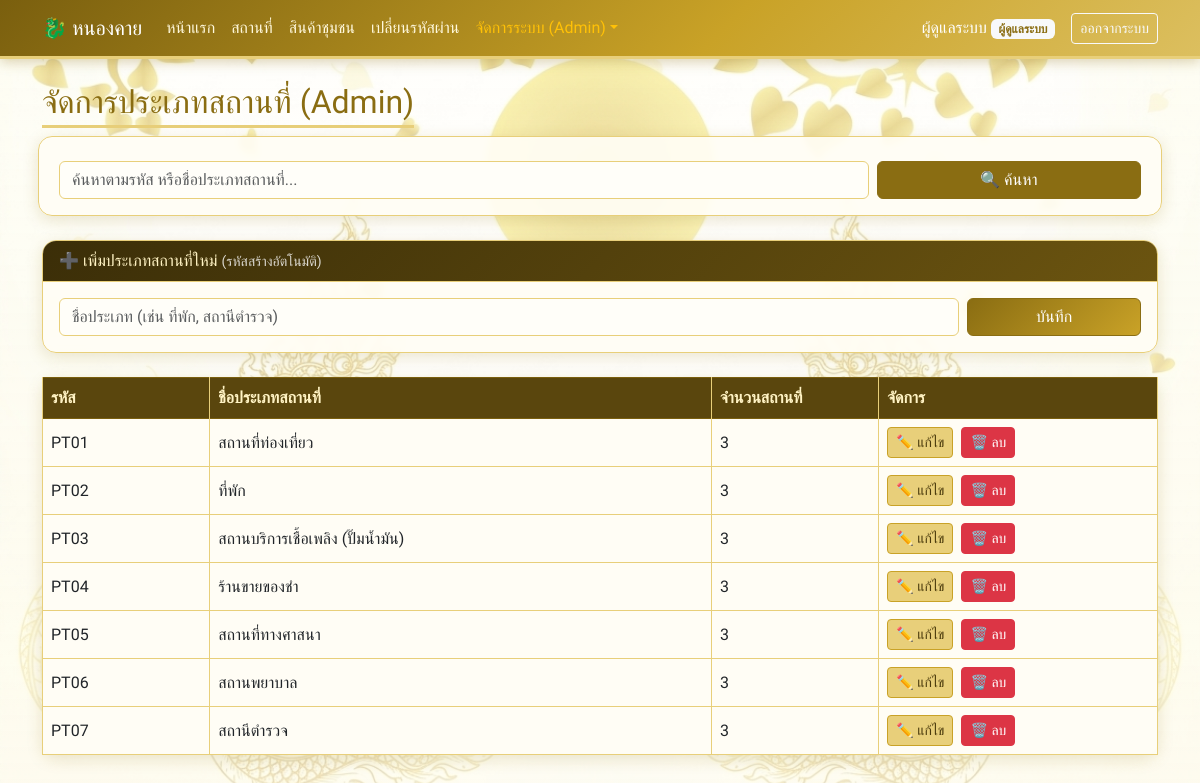
Page /admin_place_types.php (signed in) on the committed database.
### tables this page shows
CREATE TABLE place_type (
    place_type_id VARCHAR(10) PRIMARY KEY,
    place_type_name VARCHAR(100) NOT NULL
);

### connect.php (called while the page is built, shortened)
<?php
function h($v) {
    return htmlspecialchars((string)($v ?? ''), ENT_QUOTES, 'UTF-8');
}
?>

### admin_place_types.php (the view, shortened to what this page needs)
<?php
require_once 'connect.php';
$search = trim($_GET['search'] ?? '');
$sql = "SELECT t.*, (SELECT COUNT(*) FROM place p WHERE p.place_type_id = t.place_type_id) AS n_places
        FROM place_type t WHERE 1=1";
$sql .= " ORDER BY t.place_type_id";
$st = $conn->prepare($sql);
$st->execute();
$types = $st->get_result();
?>
<!DOCTYPE html>
<html lang="th">
<head>
    <link href="https://cdn.jsdelivr.net/npm/bootstrap@5.3.0/dist/css/bootstrap.min.css" rel="stylesheet">
</head>
<body class="bg-light">
<?php include 'navbar.php'; ?>
<div class="container pb-5">
    <h2 class="text-danger mb-3">จัดการประเภทสถานที่ (Admin)</h2>
    <form method="GET" class="row g-2 mb-4 bg-white p-3 rounded shadow-sm">
        <div class="col-md-9">
            <input type="text" name="search" class="form-control" placeholder="ค้นหาตามรหัส หรือชื่อประเภทสถานที่..." value="<?= h($search) ?>">
        </div>
        <div class="col-md-3"><button type="submit" class="btn btn-primary w-100">🔍 ค้นหา</button></div>
    </form>
    <div class="card mb-4 shadow-sm">
        <div class="card-header bg-dark text-white">➕ เพิ่มประเภทสถานที่ใหม่ <small class="text-white-50">(รหัสสร้างอัตโนมัติ)</small></div>
        <div class="card-body">
            <form method="POST" class="row g-2">
                <div class="col-md-10">
                    <input type="text" name="place_type_name" class="form-control" placeholder="ชื่อประเภท (เช่น ที่พัก, สถานีตำรวจ)" required>
                </div>
                <div class="col-md-2"><button type="submit" class="btn btn-success w-100">บันทึก</button></div>
            </form>
        </div>
    </div>
    <table class="table table-bordered bg-white shadow-sm align-middle">
        <thead class="table-dark">
            <tr><th width="15%">รหัส</th><th>ชื่อประเภทสถานที่</th><th width="15%">จำนวนสถานที่</th><th width="25%">จัดการ</th></tr>
        </thead>
        <tbody>
        <?php if ($types->num_rows > 0): while ($row = $types->fetch_assoc()): ?>
            <tr>
                <td><?= h($row['place_type_id']) ?></td>
                <td><?= h($row['place_type_name']) ?></td>
                <td><?= (int)$row['n_places'] ?></td>
                <td>
                    <button class="btn btn-warning btn-sm me-1 btn-edit"
                            data-id="<?= h($row['place_type_id']) ?>" data-name="<?= h($row['place_type_name']) ?>">✏️ แก้ไข</button>
                    <form method="POST" class="d-inline" onsubmit="return confirm('ยืนยันการลบประเภทนี้?')">
                        <button type="submit" class="btn btn-danger btn-sm">🗑️ ลบ</button>
                    </form>
                </td>
            </tr>
        <?php endwhile; else: ?>
            <tr><td colspan="4" class="text-center text-muted">ไม่พบข้อมูล</td></tr>
        <?php endif; ?>
        </tbody>
    </table>
</div>
</body>
</html>

### theme.css (style rules this page uses)
:root { --gold: #c9a227; --gold-light: #e8cf7a; --gold-pale: #fbf3d5; --gold-dark: #8a6d12; --brown: #4a3a0c; --cream: #fffdf5; }
html { min-height: 100%; }
body, body.bg-light { font-family: 'Sarabun', sans-serif; color: var(--brown); background-color: var(--cream) !important; background-image: url('bg.jpg') !important; background-repeat: no-repeat !important; background-position: center bottom !important; background-size: cover !important; background-attachment: fixed !important; }
body::before { content: ""; position: fixed; inset: 0; background: linear-gradient(180deg, rgba(255,253,245,.35) 0%, rgba(255,253,245,.55) 100%); pointer-events: none; z-index: -1; }
h1, h2, h3, h4, h5, h6, .navbar-brand, .display-6 { font-family: 'Prompt', 'Sarabun', sans-serif; }
.text-white-50 { color: rgba(255,255,255,.8) !important; }
.card, .bg-white { background-color: rgba(255,253,245,.92) !important; border: 1px solid var(--gold-light) !important; border-radius: 14px !important; backdrop-filter: blur(3px); }
.card.shadow-sm, .shadow-sm, .shadow { box-shadow: 0 4px 16px rgba(138,109,18,.18) !important; }
.card-header { border-radius: 13px 13px 0 0 !important; border-bottom: 1px solid var(--gold-light); }
.card-header.bg-dark { background: linear-gradient(135deg, #3b2e08, #6b5410) !important; color: #fff3c4 !important; }
.btn-success { background: linear-gradient(135deg, var(--gold-dark), var(--gold)); border-color: var(--gold-dark); color: #fff; }
.btn-warning { background: var(--gold-light); border-color: var(--gold); color: var(--brown); }
.btn-primary { background: var(--gold-dark); border-color: var(--gold-dark); }
.form-control, .form-select { border-color: var(--gold-light); background-color: #fffef9; }
.table { --bs-table-bg: rgba(255,253,245,.92); }
.table-dark { --bs-table-bg: #5a460d; --bs-table-color: #fff3c4; border-color: #7a5f0e; }
.table-bordered > :not(caption) > * > * { border-color: var(--gold-light); }
h2.text-success, h2.text-danger { display: inline-block; padding-bottom: .25rem; border-bottom: 3px solid var(--gold-light); }
h2.text-danger { color: var(--gold-dark) !important; }

### rows in the picture
place_type: place_type_id "PT01", place_type_name "สถานที่ท่องเที่ยว", n_places "3"
place_type: place_type_id "PT02", place_type_name "ที่พัก", n_places "3"
place_type: place_type_id "PT03", place_type_name "สถานบริการเชื้อเพลิง (ปั๊มน้ำมัน)", n_places "3"
place_type: place_type_id "PT04", place_type_name "ร้านขายของชำ", n_places "3"
place_type: place_type_id "PT05", place_type_name "สถานที่ทางศาสนา", n_places "3"
place_type: place_type_id "PT06", place_type_name "สถานพยาบาล", n_places "3"
place_type: place_type_id "PT07", place_type_name "สถานีตำรวจ", n_places "3"

### other values in the picture
$_SESSION['name'] "ผู้ดูแลระบบ"
